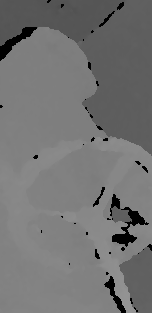
%> input picture codes/test.bmp, 152 x 313 px
$ octave --eval "result = my_edge(imread('test.bmp'));"   (GNU Octave 9; MATLAB toolbox functions it lacks are replaced by stand-ins)
%> lines starting %> are read from the running program, lines starting %| are printed output that depends on the picture; in (x1, y1, x2, y2) boxes, pixels count from 0 and x2, y2 are one past the last pixel; in counts of white or black regions, pixels touching at a corner belong together; the program's own positions count from 1
function [G] = my_edge(I)
hx = -1 * fspecial("prewitt");
hy = hx.';
Gx = imfilter(I,hx,"replicate");
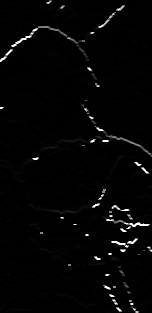
%> Gx: size 313x152 uint8; min 0, max 255, mean 4.9
Gy = imfilter(I,hy,"replicate");
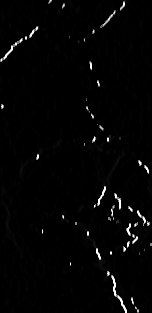
%> Gy: size 313x152 uint8; min 0, max 255, mean 4.4
G = abs(Gx) + abs(Gy);
G = (G - min(min(G)))/(max(max(G)));
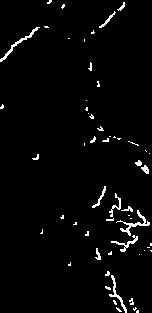
%> G: size 313x152 uint8; values 0 (black) and 1 (white), 2.8% white in thin lines or dots
end
